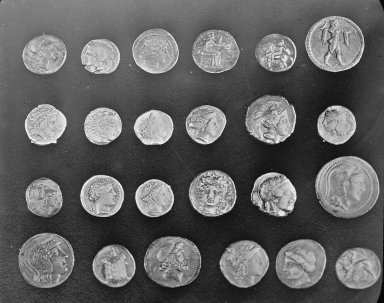
#> input picture skimage.data.coins(), 384 x 303 px
$ python T13_studio.py
#> lines starting #> are read from the running program, lines starting #| are printed output that depends on the picture; after the words box and inside, x2 and y2 are one past the last pixel; in counts of white or black regions, pixels touching at a corner belong together
"""
AI531C T13 — The Metrics Clinic
Run: python T13_studio.py
Modes: python T13_studio.py support
       python T13_studio.py extension
Own masks: python T13_studio.py --gt gt.png --pred prediction.png

Conventions:
- Non-zero pixels are foreground.
- Default demo: skimage coins, T02-style Gaussian + Otsu GT.
- Prediction: GT reduced to 1/8 resolution and enlarged with nearest-neighbour.
- Boundary band: dilation of the GT morphological-gradient boundary using
  a width x width square kernel. Boundary IoU is evaluated inside this band.
"""

import os
import sys
import argparse
import cv2
import numpy as np
import matplotlib
matplotlib.use("Agg")
import matplotlib.pyplot as plt
from skimage import data

HERE = os.path.dirname(os.path.abspath(__file__))
INP = os.path.join(HERE, "inputs")
OUT = os.path.join(HERE, "expected_outputs")
os.makedirs(INP, exist_ok=True)
os.makedirs(OUT, exist_ok=True)

DEFAULT_BAND = 7
MIN_AREA = 200


def demo_pair():
    image = data.coins()
    cv2.imwrite(os.path.join(INP, "coins.png"), image)

    smooth = cv2.GaussianBlur(image, (5, 5), 1)
    _, gt = cv2.threshold(
        smooth, 0, 1, cv2.THRESH_BINARY + cv2.THRESH_OTSU
    )

    h, w = gt.shape
    coarse = cv2.resize(
        gt, (max(1, w // 8), max(1, h // 8)),
        interpolation=cv2.INTER_AREA
    )
    pred = cv2.resize(
        coarse, (w, h), interpolation=cv2.INTER_NEAREST
    )
    pred = (pred > 0).astype(np.uint8)

    cv2.imwrite(os.path.join(INP, "T13_demo_gt.png"), gt * 255)
    cv2.imwrite(os.path.join(INP, "T13_demo_prediction.png"), pred * 255)
    return gt.astype(np.uint8), pred


def load_mask(path):
    image = cv2.imread(path, cv2.IMREAD_GRAYSCALE)
    if image is None:
        raise FileNotFoundError(f"Cannot read mask: {path}")
    return (image > 0).astype(np.uint8)


def metrics(gt, pred):
    g, p = gt.astype(bool), pred.astype(bool)
    tp = int(np.logical_and(g, p).sum())
    tn = int(np.logical_and(~g, ~p).sum())
    fp = int(np.logical_and(~g, p).sum())
    fn = int(np.logical_and(g, ~p).sum())
    total = tp + tn + fp + fn

    return {
        "TP": tp, "TN": tn, "FP": fp, "FN": fn,
        "Accuracy": (tp + tn) / total if total else 0,
        "Dice": 2 * tp / (2 * tp + fp + fn)
                if (2 * tp + fp + fn) else 1,
        "IoU": tp / (tp + fp + fn) if (tp + fp + fn) else 1,
        "Sensitivity": tp / (tp + fn) if (tp + fn) else 0
    }


def make_boundary_band(gt, width):
    boundary = cv2.morphologyEx(
        gt.astype(np.uint8), cv2.MORPH_GRADIENT,
        np.ones((3, 3), np.uint8)
    )
    return cv2.dilate(
        boundary, np.ones((width, width), np.uint8), iterations=1
    ).astype(bool)


def boundary_iou(gt, pred, width):
    band = make_boundary_band(gt, width)
    g = np.logical_and(gt.astype(bool), band)
    p = np.logical_and(pred.astype(bool), band)
    union = np.logical_or(g, p).sum()
    intersection = np.logical_and(g, p).sum()
    return intersection / union if union else 1.0


def support():
    print("[SUPPORT] Toy overlap calculation")
    print("    |A| = 150, |B| = 120, overlap = 90")
    dice = 2 * 90 / (150 + 120)
    iou = 90 / (150 + 120 - 90)
    print(f"    Dice = 2 x 90 / (150 + 120) = {dice:.3f}")
    print(f"    IoU  = 90 / (150 + 120 - 90) = {iou:.3f}")
    print(f"    Identity check: 2 x IoU / (1 + IoU) = {2*iou/(1+iou):.3f}")


def extension(gt, pred):
    n, labels, stats, _ = cv2.connectedComponentsWithStats(
        gt.astype(np.uint8), connectivity=8
    )
    rows = []
    for i in range(1, n):
        area = int(stats[i, cv2.CC_STAT_AREA])
        if area < MIN_AREA:
            continue
        obj = labels == i
        pred_area = int(np.logical_and(pred.astype(bool), obj).sum())
        score = 2 * pred_area / (area + pred_area) if area + pred_area else 1
        rows.append((i, area, score))

    rows.sort(key=lambda x: x[2])
    print("[EXTENSION] Per-object Dice")
    for i, area, score in rows:
        print(f"    object #{i}: area={area}, Dice={score:.3f}")
    if rows:
        values = [r[2] for r in rows]
        print(f"    worst={min(values):.3f}, mean={np.mean(values):.3f}")
        print("    Inspect the lowest-scoring object patches to identify")
        print("    missed regions or incorrect foreground predictions.")


def main():
    parser = argparse.ArgumentParser(description="AI531C T13 Metrics Clinic")
    parser.add_argument("--gt", help="Ground-truth binary mask path")
    parser.add_argument("--pred", help="Predicted binary mask path")
    parser.add_argument("--band", type=int, default=DEFAULT_BAND)
    args = parser.parse_args()

    if args.band < 1:
        parser.error("--band must be >= 1")
    if bool(args.gt) != bool(args.pred):
        parser.error("Provide both --gt and --pred, or neither.")

    if args.gt:
        gt, pred = load_mask(args.gt), load_mask(args.pred)
    else:
        gt, pred = demo_pair()
#> in demo_pair, image is the input picture: shape (303, 384); min 1, max 252, mean 96.9
#> in demo_pair, `_, gt = cv2.threshold( smooth, 0, 1, cv2.THRESH_BINARY + cv2.THRESH_OT..`:
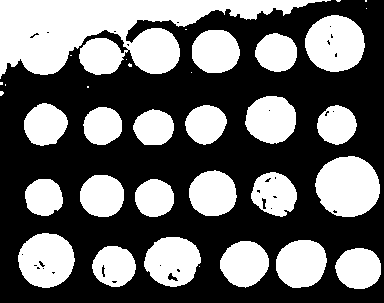
#> gt: shape (303, 384); values 0 (black) and 1 (white), 41.3% white; 35 white regions (13 under 20 px), largest, box (x1, y1, x2, y2) and area: (0, 0, 331, 79) 13231, (315, 156, 380, 217) 3087, (305, 15, 365, 72) 2641
#> in demo_pair, `coarse = cv2.resize( gt, (max(1, w // 8), max(1, h // 8)), interpolati..`: coarse: shape (37, 48); values 0 (black) and 1 (white), 40.7% white; 22 white regions (6 under 20 px), largest, box (x1, y1, x2, y2) and area: (0, 0, 39, 9) 202, (39, 19, 47, 26) 44, (38, 2, 46, 9) 41
#> in demo_pair, `pred = cv2.resize( coarse, (w, h), interpolation=cv2.INTER_NEAREST )`:
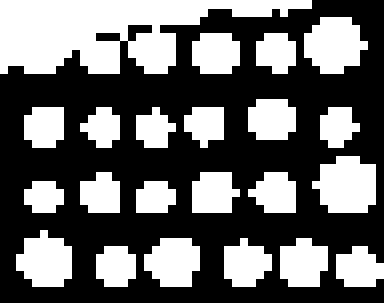
#> pred: shape (303, 384); values 0 (black) and 1 (white), 40.8% white; 22 white regions, largest, box (x1, y1, x2, y2) and area: (0, 0, 312, 74) 13408, (312, 156, 376, 213) 2872, (304, 17, 368, 74) 2688

    if gt.shape != pred.shape:
        raise ValueError(f"Mask sizes differ: GT={gt.shape}, prediction={pred.shape}")

    print("AI531C T13 — The Metrics Clinic")
    print(f"Image size: {gt.shape[1]} x {gt.shape[0]}")
#| Image size: 384 x 303
    print("Convention: non-zero = foreground; masks must be aligned.")
    print(f"Boundary convention: GT boundary band, width={args.band} px.")

    m = metrics(gt, pred)
#> in metrics, `tp = int(np.logical_and(g, p).sum())`: tp = 43925
#> in metrics, `tn = int(np.logical_and(~g, ~p).sum())`: tn = 64768
#> in metrics, `fp = int(np.logical_and(~g, p).sum())`: fp = 3579
#> in metrics, `fn = int(np.logical_and(g, ~p).sum())`: fn = 4080
#> in metrics, `total = tp + tn + fp + fn`: total = 116352
#> m = {'TP': 43925, 'TN': 64768, 'FP': 3579, 'FN': 4080, 'Accuracy': 0.934, 'Dice': 0.92, 'IoU': 0.852, 'Sensitivity': 0.915}
    print("\\n[1] Confusion counts")
    print(f"    TP={m['TP']} TN={m['TN']} FP={m['FP']} FN={m['FN']}")
#|     TP=43925 TN=64768 FP=3579 FN=4080

    print("\\n[2] Segmentation metrics")
    for key in ("Accuracy", "Dice", "IoU", "Sensitivity"):
        print(f"    {key:<14}: {m[key]:.3f}")
#> this loop made 4 passes
#|     Accuracy      : 0.934
#|     Dice          : 0.920
#|     IoU           : 0.852
#|     Sensitivity   : 0.915

    bscore = boundary_iou(gt, pred, args.band)
#> in make_boundary_band, `boundary = cv2.morphologyEx( gt.astype(np.uint8), cv2.MORPH_GRADIENT, ..`: boundary: shape (303, 384); values 0 (black) and 1 (white), 9.1% white in thin lines or dots
#> in make_boundary_band, `return cv2.dilate( boundary, np.ones((width, width), np.uint8), iterat..`:
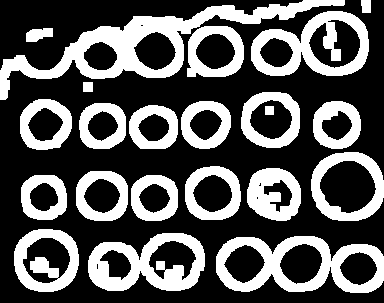
#> returned value: shape (303, 384) bool; 34.6% white; 22 white regions, largest, box (x1, y1, x2, y2) and area: (0, 0, 345, 100) 6954, (216, 236, 384, 293) 4462, (88, 233, 205, 291) 3642
#> in boundary_iou, `g = np.logical_and(gt.astype(bool), band)`: g: shape (303, 384) bool; 16.8% white; 37 white regions (13 under 20 px), largest, box (x1, y1, x2, y2) and area: (0, 0, 331, 79) 3424, (305, 15, 365, 72) 1253, (18, 233, 75, 288) 1187
#> in boundary_iou, `p = np.logical_and(pred.astype(bool), band)`:
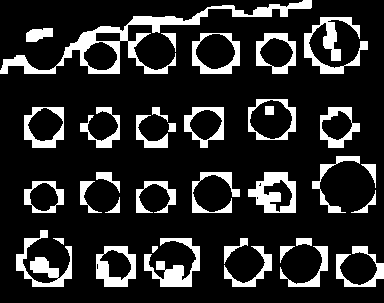
#> p: shape (303, 384) bool; 16.3% white; 36 white regions, largest, box (x1, y1, x2, y2) and area: (0, 0, 312, 74) 3478, (304, 17, 368, 74) 1300, (144, 238, 200, 287) 1117
#> in boundary_iou, `union = np.logical_or(g, p).sum()`: union = 23070
#> in boundary_iou, `intersection = np.logical_and(g, p).sum()`: intersection = 15412
#> bscore = 0.668
    print(f"    {'Boundary IoU':<14}: {bscore:.3f}")
#|     Boundary IoU  : 0.668

    print("\\n[3] Boundary-band width sweep")
    widths = [3, 7, 15]
    scores = []
    for width in widths:
        score = boundary_iou(gt, pred, width)
        scores.append(score)
        print(f"    width {width:2d} px -> {score:.3f}")
#> this loop made 3 passes
#> (union in boundary_iou, intersection in boundary_iou, score) on passes 1 to 3: (13353, 6875, 0.515), (23070, 15412, 0.668), (37364, 29705, 0.795)
#|     width  3 px -> 0.515
#|     width  7 px -> 0.668
#|     width 15 px -> 0.795
#> pass 1, in boundary_iou (call 2), `p = np.logical_and(pred.astype(bool), band)`:
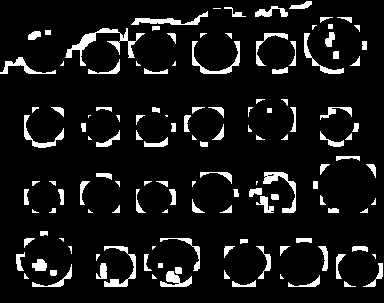
#> p: shape (303, 384) bool; 8.5% white; 133 white regions (27 under 20 px), largest, box (x1, y1, x2, y2) and area: (65, 28, 145, 66) 659, (263, 172, 296, 213) 362, (131, 11, 208, 25) 352
#> pass 3, in boundary_iou (call 4), `band = make_boundary_band(gt, width)`:
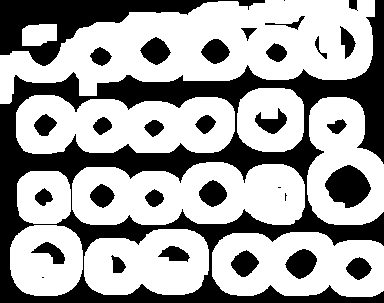
#> band: shape (303, 384) bool; 63.6% white; 32 black regions (4 under 20 px), largest, box (x1, y1, x2, y2) and area: (0, 0, 384, 303) 27831, (0, 0, 265, 66) 5655, (325, 165, 371, 208) 1334
#> after the loop, scores = [0.515, 0.668, 0.795]

    all_fg = np.ones_like(gt, dtype=np.uint8)
    baseline = metrics(gt, all_fg)["Dice"]
#> in metrics (call 2), `g, p = gt.astype(bool), pred.astype(bool)`: p: shape (303, 384) bool; every value is 1
#> baseline = 0.584
    print("\\n[4] All-foreground baseline")
    print(f"    GT foreground fraction: {gt.mean():.3f}")
#|     GT foreground fraction: 0.413
    print(f"    All-foreground Dice: {baseline:.3f}")
#|     All-foreground Dice: 0.584

    band = make_boundary_band(gt, args.band)
    fig, ax = plt.subplots(1, 4, figsize=(14, 4))
    ax[0].imshow(gt, cmap="gray")
    ax[0].set_title("Ground truth")
    ax[1].imshow(pred, cmap="gray")
    ax[1].set_title("Prediction")
    ax[2].imshow(band, cmap="gray")
    ax[2].set_title(f"GT boundary band ({args.band}px)")
    ax[3].plot(widths, scores, "o-")
    ax[3].set_xlabel("Band width (px)")
    ax[3].set_ylabel("Boundary IoU")
    ax[3].set_title("Width sensitivity")
    for a in ax[:3]:
        a.axis("off")
    ax[3].grid(alpha=0.25)
    plt.tight_layout()
    plt.savefig(os.path.join(OUT, "T13_panel.png"), dpi=130)
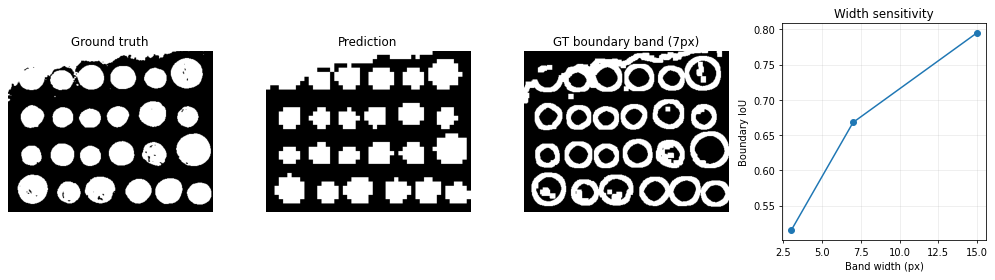
#> figure drawn by matplotlib, 4 panels
    plt.close()
    print("\\nsaved expected_outputs/T13_panel.png")


if __name__ == "__main__":
    if len(sys.argv) > 1 and sys.argv[1] == "support":
        support()
    elif len(sys.argv) > 1 and sys.argv[1] == "extension":
        gt, pred = demo_pair()
        extension(gt, pred)
    else:
        main()
